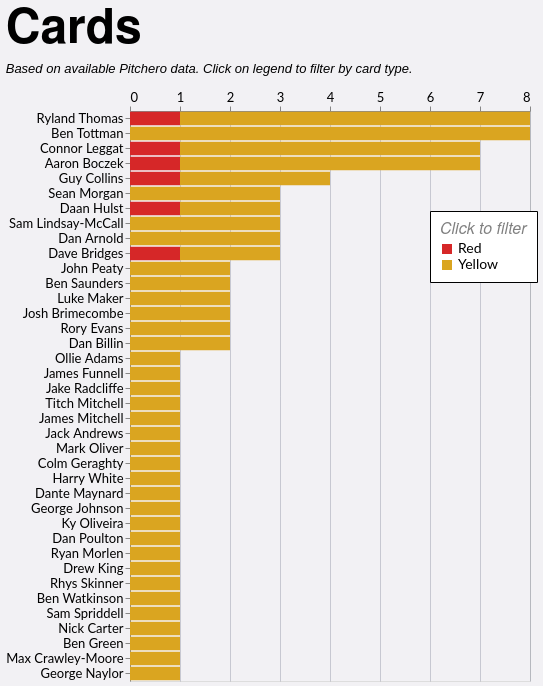

This figure's Vega-Lite source:
### Vega-Lite specification from a JSON file in a GitHub repository (floating-point values rounded to 4 significant figures)
{"config": {"axis": {"labelFont": "Lato, sans-serif", "titleFont": "PT Sans Narrow, Helvetica Neue, Helvetica, Arial, sans-serif", "labelFontSize": 13, "titleFontSize": 24, "gridColor": "#202947", "gridOpacity": 0.2}, "header": {"labelFont": "PT Sans Narrow, Helvetica Neue, Helvetica, Arial, sans-serif", "titleFont": "PT Sans Narrow, Helvetica Neue, Helvetica, Arial, sans-serif", "labelFontSize": 24, "titleFontSize": 28, "labelFontWeight": "bold", "orient": "left"}, "legend": {"labelFont": "Lato, sans-serif", "titleFont": "PT Sans Narrow, Helvetica Neue, Helvetica, Arial, sans-serif", "labelFontSize": 14, "titleFontSize": 16, "titlePadding": 5, "fillColor": "white", "strokeColor": "black", "padding": 10, "titleFontWeight": "lighter", "titleFontStyle": "italic", "titleColor": "gray", "offset": 10}, "title": {"font": "PT Sans Narrow, Helvetica Neue, Helvetica, Arial, sans-serif", "fontSize": 48, "fontWeight": "bold", "anchor": "start", "align": "center", "titlePadding": 20, "subtitlePadding": 10, "subtitleFontSize": 13, "subtitleColor": "", "subtitleFontStyle": "italic", "offset": 15, "color": "black"}, "axisX": {"labelAngle": 0}, "facet": {"title": null, "header": null, "align": {"row": "each", "column": "each"}}, "resolve": {"scale": {"y": "independent", "facet": "independent"}}, "background": "#f2f1f4"}, "data": {"name": "data-143af5279563dd8ca532fbbd5821d68e"}, "mark": {"type": "bar"}, "encoding": {"color": {"field": "event", "legend": {"legendX": 300, "legendY": 100, "orient": "none", "title": "Click to filter"}, "scale": {"domain": ["Red", "Yellow"], "range": ["#d62728", "goldenrod"]}, "type": "nominal"}, "tooltip": [{"field": "player", "title": "Player", "type": "nominal"}, {"field": "event", "title": "Card Type", "type": "nominal"}, {"aggregate": "sum", "field": "count", "title": "Cards", "type": "quantitative"}, {"aggregate": "sum", "field": "A", "title": "Games", "type": "quantitative"}], "x": {"aggregate": "sum", "axis": {"format": "d", "orient": "top", "title": null}, "field": "count", "type": "quantitative"}, "y": {"field": "player", "sort": "-x", "title": null, "type": "nominal"}}, "height": {"step": 15}, "title": {"text": "Cards", "subtitle": "Based on available Pitchero data. Click on legend to filter by card type."}, "width": 400, "$schema": "https://vega.github.io/schema/vega-lite/v5.20.1.json", "datasets": {"data-143af5279563dd8ca532fbbd5821d68e": [{"player": "Sean Morgan", "season": "2023/24", "squad": "1st", "player_join": "S Morgan", "A": 2, "event": "Yellow", "count": 1}, {"player": "Sean Morgan", "season": "2022/23", "squad": "1st", "player_join": "S Morgan", "A": 8, "event": "Yellow", "count": 1}, {"player": "Sean Morgan", "season": "2021/22", "squad": "1st", "player_join": "S Morgan", "A": 10, "event": "Yellow", "count": 1}, {"player": "Ollie Adams", "season": "2023/24", "squad": "2nd", "player_join": "O Adams", "A": 1, "event": "Yellow", "count": 1}, {"player": "Connor Leggat", "season": "2024/25", "squad": "1st", "player_join": "C Leggat", "A": 11, "event": "Yellow", "count": 3}, {"player": "Ryland Thomas", "season": "2022/23", "squad": "2nd", "player_join": "R Thomas", "A": 4, "event": "Yellow", "count": 1}, {"player": "Connor Leggat", "season": "2022/23", "squad": "1st", "player_join": "C Leggat", "A": 9, "event": "Yellow", "count": 1}, {"player": "Ryland Thomas", "season": "2024/25", "squad": "1st", "player_join": "R Thomas", "A": 18, "event": "Yellow", "count": 1}, {"player": "Connor Leggat", "season": "2019/20", "squad": "1st", "player_join": "C Leggat", "A": 11, "event": "Yellow", "count": 1}, {"player": "Ryland Thomas", "season": "2024/25", "squad": "1st", "player_join": "R Thomas", "A": 18, "event": "Red", "count": 1}, {"player": "Connor Leggat", "season": "2018/19", "squad": "1st", "player_join": "C Leggat", "A": 13, "event": "Yellow", "count": 1}, {"player": "Ryland Thomas", "season": "2023/24", "squad": "1st", "player_join": "R Thomas", "A": 25, "event": "Yellow", "count": 3}, {"player": "Connor Leggat", "season": "2022/23", "squad": "1st", "player_join": "C Leggat", "A": 9, "event": "Red", "count": 1}, {"player": "Ryland Thomas", "season": "2022/23", "squad": "1st", "player_join": "R Thomas", "A": 8, "event": "Yellow", "count": 2}, {"player": "James Funnell", "season": "2021/22", "squad": "1st", "player_join": "J Funnell", "A": 12, "event": "Yellow", "count": 1}, {"player": "Jake Radcliffe", "season": "2023/24", "squad": "1st", "player_join": "J Radcliffe", "A": 18, "event": "Yellow", "count": 1}, {"player": "John Peaty", "season": "2025/26", "squad": "1st", "player_join": "J Peaty", "A": 4, "event": "Yellow", "count": 1}, {"player": "Titch Mitchell", "season": "2022/23", "squad": "1st", "player_join": "T Mitchell", "A": 2, "event": "Yellow", "count": 1}, {"player": "James Mitchell", "season": "2022/23", "squad": "1st", "player_join": "T Mitchell", "A": 2, "event": "Yellow", "count": 1}, {"player": "John Peaty", "season": "2023/24", "squad": "1st", "player_join": "J Peaty", "A": 13, "event": "Yellow", "count": 1}, {"player": "Jack Andrews", "season": "2023/24", "squad": "2nd", "player_join": "J Andrews", "A": 8, "event": "Yellow", "count": 1}, {"player": "Daan Hulst", "season": "2024/25", "squad": "2nd", "player_join": "D Hulst", "A": 4, "event": "Yellow", "count": 1}, {"player": "Daan Hulst", "season": "2023/24", "squad": "2nd", "player_join": "D Hulst", "A": 7, "event": "Yellow", "count": 1}, {"player": "Daan Hulst", "season": "2018/19", "squad": "1st", "player_join": "D Hulst", "A": 10, "event": "Red", "count": 1}, {"player": "Guy Collins", "season": "2024/25", "squad": "1st", "player_join": "G Collins", "A": 20, "event": "Yellow", "count": 2}, {"player": "Mark Oliver", "season": "2023/24", "squad": "1st", "player_join": "M Oliver", "A": 5, "event": "Yellow", "count": 1}, {"player": "Colm Geraghty", "season": "2023/24", "squad": "1st", "player_join": "C Geraghty", "A": 7, "event": "Yellow", "count": 1}, {"player": "Harry White", "season": "2023/24", "squad": "1st", "player_join": "H White", "A": 7, "event": "Yellow", "count": 1}, {"player": "Dante Maynard", "season": "2024/25", "squad": "1st", "player_join": "D Maynard", "A": 1, "event": "Yellow", "count": 1}, {"player": "Guy Collins", "season": "2024/25", "squad": "1st", "player_join": "G Collins", "A": 20, "event": "Red", "count": 1}, {"player": "Guy Collins", "season": "2022/23", "squad": "1st", "player_join": "G Collins", "A": 17, "event": "Yellow", "count": 1}, {"player": "Ben Saunders", "season": "2022/23", "squad": "1st", "player_join": "B Saunders", "A": 7, "event": "Yellow", "count": 1}, {"player": "Luke Maker", "season": "2024/25", "squad": "1st", "player_join": "L Maker", "A": 14, "event": "Yellow", "count": 1}, {"player": "Ben Saunders", "season": "2019/20", "squad": "1st", "player_join": "B Saunders", "A": 6, "event": "Yellow", "count": 1}, {"player": "Luke Maker", "season": "2023/24", "squad": "1st", "player_join": "L Maker", "A": 13, "event": "Yellow", "count": 1}, {"player": "Josh Brimecombe", "season": "2021/22", "squad": "2nd", "player_join": "J Brimecombe", "A": 6, "event": "Yellow", "count": 1}, {"player": "Sam Lindsay-McCall", "season": "2023/24", "squad": "1st", "player_join": "S Lindsay", "A": 22, "event": "Yellow", "count": 1}, {"player": "George Johnson", "season": "2022/23", "squad": "1st", "player_join": "G Johnson", "A": 17, "event": "Yellow", "count": 1}, {"player": "Ky Oliveira", "season": "2022/23", "squad": "2nd", "player_join": "K Oliveira", "A": 2, "event": "Yellow", "count": 1}, {"player": "Josh Brimecombe", "season": "2024/25", "squad": "1st", "player_join": "J Brimecombe", "A": 19, "event": "Yellow", "count": 1}, {"player": "Sam Lindsay-McCall", "season": "2021/22", "squad": "1st", "player_join": "S Lindsay", "A": 13, "event": "Yellow", "count": 2}, {"player": "Dan Poulton", "season": "2022/23", "squad": "1st", "player_join": "D Poulton", "A": 17, "event": "Yellow", "count": 1}, {"player": "Ryan Morlen", "season": "2024/25", "squad": "2nd", "player_join": "R Morlen", "A": 6, "event": "Yellow", "count": 1}, {"player": "Drew King", "season": "2019/20", "squad": "1st", "player_join": "D King", "A": 7, "event": "Yellow", "count": 1}, {"player": "Dan Arnold", "season": "2019/20", "squad": "1st", "player_join": "D Arnold", "A": 12, "event": "Yellow", "count": 2}, {"player": "Rhys Skinner", "season": "2024/25", "squad": "1st", "player_join": "R Skinner", "A": 4, "event": "Yellow", "count": 1}, {"player": "Dan Arnold", "season": "2017/18", "squad": "1st", "player_join": "D Arnold", "A": 15, "event": "Yellow", "count": 1}, {"player": "Rory Evans", "season": "2023/24", "squad": "2nd", "player_join": "R Evans", "A": 10, "event": "Yellow", "count": 1}, {"player": "Aaron Boczek", "season": "2024/25", "squad": "2nd", "player_join": "A Boczek", "A": 3, "event": "Yellow", "count": 2}, {"player": "Rory Evans", "season": "2021/22", "squad": "2nd", "player_join": "R Evans", "A": 15, "event": "Yellow", "count": 1}, {"player": "Aaron Boczek", "season": "2025/26", "squad": "1st", "player_join": "A Boczek", "A": 5, "event": "Yellow", "count": 1}, {"player": "Aaron Boczek", "season": "2024/25", "squad": "1st", "player_join": "A Boczek", "A": 4, "event": "Yellow", "count": 1}, {"player": "Aaron Boczek", "season": "2024/25", "squad": "1st", "player_join": "A Boczek", "A": 4, "event": "Red", "count": 1}, {"player": "Aaron Boczek", "season": "2023/24", "squad": "1st", "player_join": "A Boczek", "A": 21, "event": "Yellow", "count": 2}, {"player": "Ben Watkinson", "season": "2023/24", "squad": "2nd", "player_join": "B Watkinson", "A": 11, "event": "Yellow", "count": 1}, {"player": "Sam Spriddell", "season": "2023/24", "squad": "1st", "player_join": "S Spriddell", "A": 11, "event": "Yellow", "count": 1}, {"player": "Dan Billin", "season": "2023/24", "squad": "1st", "player_join": "D Billin", "A": 20, "event": "Yellow", "count": 2}, {"player": "Nick Carter", "season": "2021/22", "squad": "1st", "player_join": "N Carter", "A": 4, "event": "Yellow", "count": 1}, {"player": "Ben Green", "season": "2024/25", "squad": "2nd", "player_join": "B Green", "A": 13, "event": "Yellow", "count": 1}, {"player": "Dave Bridges", "season": "2023/24", "squad": "1st", "player_join": "D Bridges", "A": 17, "event": "Yellow", "count": 1}, {"player": "Dave Bridges", "season": "2022/23", "squad": "1st", "player_join": "D Bridges", "A": 15, "event": "Yellow", "count": 1}, {"player": "Dave Bridges", "season": "2023/24", "squad": "1st", "player_join": "D Bridges", "A": 17, "event": "Red", "count": 1}, {"player": "Ben Tottman", "season": "2024/25", "squad": "1st", "player_join": "B Tottman", "A": 19, "event": "Yellow", "count": 3}, {"player": "Max Crawley-Moore", "season": "2023/24", "squad": "1st", "player_join": "M Crawley-Moore", "A": 16, "event": "Yellow", "count": 1}, {"player": "George Naylor", "season": "2024/25", "squad": "2nd", "player_join": "G Naylor", "A": 10, "event": "Yellow", "count": 1}, {"player": "Ben Tottman", "season": "2023/24", "squad": "1st", "player_join": "B Tottman", "A": 25, "event": "Yellow", "count": 2}, {"player": "Ben Tottman", "season": "2022/23", "squad": "1st", "player_join": "B Tottman", "A": 19, "event": "Yellow", "count": 2}, {"player": "Ben Tottman", "season": "2019/20", "squad": "1st", "player_join": "B Tottman", "A": 12, "event": "Yellow", "count": 1}]}}
